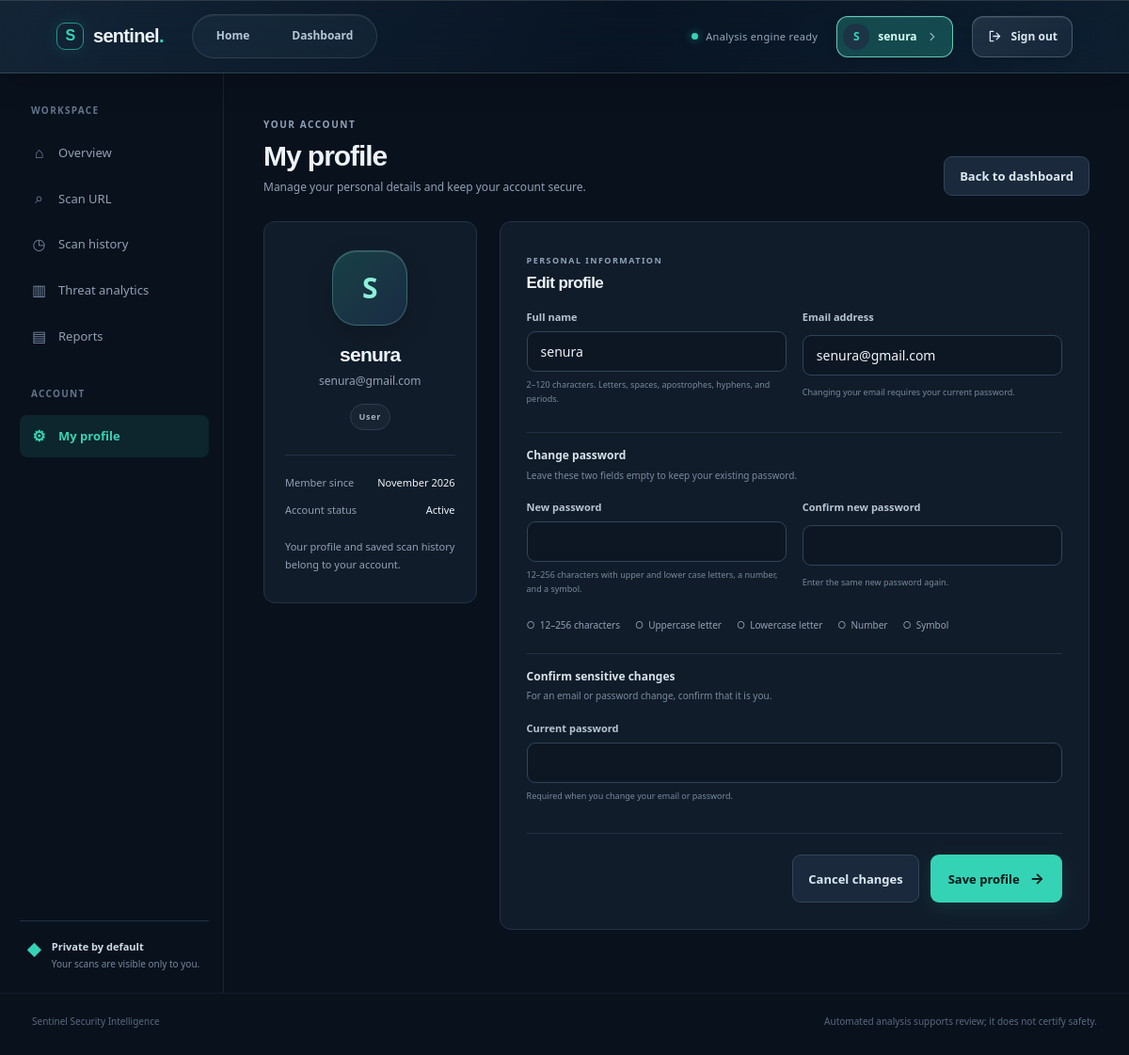
/account (signed in), run on the app's committed database.
### phishing_app/models.py (models this page shows, shortened)
class User(UserMixin, db.Model):
    __tablename__ = "users"
    id = db.Column(db.Integer, primary_key=True)
    full_name = db.Column(db.String(120), nullable=False)
    email = db.Column(db.String(254), nullable=False, unique=True, index=True)
    password_hash = db.Column(db.String(255), nullable=False)
    role = db.Column(db.String(20), nullable=False, default="user", index=True)
    is_active = db.Column(db.Boolean, nullable=False, default=True, index=True)
    email_verified = db.Column(db.Boolean, nullable=False, default=False)
    created_at = db.Column(db.DateTime(timezone=True), nullable=False, default=utcnow, index=True)
    updated_at = db.Column(db.DateTime(timezone=True), nullable=False, default=utcnow, onupdate=utcnow)
    last_login_at = db.Column(db.DateTime(timezone=True))
    scans = db.relationship("Scan", back_populates="user", lazy="dynamic")
    @property
    def is_admin(self) -> bool:
        return self.role == "admin"

### phishing_app/blueprints/main.py (the view, shortened to what this page needs)
@main_bp.route("/account", methods=["GET", "POST"])
@login_required
def account():
    form = AccountForm(obj=current_user)
    return render_template("account.html", form=form)

### phishing_app/forms.py
class AccountForm(FlaskForm):
    full_name = StringField("Full name", validators=[DataRequired(), valid_full_name])
    email = StringField("Email address", validators=[DataRequired(), valid_email])
    current_password = PasswordField("Current password", validators=[Length(max=256)])
    new_password = PasswordField("New password", validators=[Optional(), strong_password])
    confirm_password = PasswordField("Confirm new password", validators=[EqualTo("new_password", message="Passwords do not match.")])
    submit = SubmitField("Save changes")

### time_utils.py (called while the page is built)
def to_sri_lanka_time(value) -> datetime | None:
    if isinstance(value, str):
        try:
            value = datetime.fromisoformat(value.strip().replace('Z', '+00:00'))
        except ValueError:
            return None
    if not isinstance(value, datetime):
        return None
    if value.tzinfo is None:
        value = value.replace(tzinfo=timezone.utc)
    return value.astimezone(SRI_LANKA_TIME)

def format_sri_lanka_time(value, pattern='%d %b %Y, %I:%M %p', show_zone=True) -> str:
    local = to_sri_lanka_time(value)
    if local is None:
        return 'Unavailable'
    text = local.strftime(pattern)
    return f'{text} {TIMEZONE_LABEL}' if show_zone else text

### templates/account.html (shortened to what this page needs)
{% extends "base.html" %}
{% macro profile_field(field, hint='', input_type='text', autocomplete='', required=false, minlength=0, maxlength=256) %}
<div class="field">
  {{ field.label }}
  {{ field(type=input_type, autocomplete=autocomplete, required=required, minlength=minlength, maxlength=maxlength, aria_invalid='true' if field.errors else 'false', aria_describedby=field.id ~ '-hint ' ~ field.id ~ '-errors') }}
  <small id="{{ field.id }}-hint">{{ hint }}</small>
  <div id="{{ field.id }}-errors">{% for error in field.errors %}<span class="field-error">{{ error }}</span>{% endfor %}</div>
</div>
{% endmacro %}
{% block content %}
<div class="page-heading"><div><span class="section-kicker">YOUR ACCOUNT</span><h1>My profile</h1><p>Manage your personal details and keep your account secure.</p></div><a class="button button-secondary" href="{{ url_for('main.dashboard') }}">Back to dashboard</a></div>
<div class="profile-layout">
  <aside class="content-card profile-summary" aria-label="Your profile">
    <div class="profile-avatar" aria-hidden="true">{{ current_user.full_name[:1]|upper }}</div>
    <h2>{{ current_user.full_name }}</h2>
    <p class="profile-email">{{ current_user.email }}</p>
    <span class="status-pill muted-pill">{{ current_user.role|title }}</span>
    <dl class="profile-facts"><div><dt>Member since</dt><dd>{{ current_user.created_at|sl_time('%B %Y', false) }}</dd></div><div><dt>Account status</dt><dd>Active</dd></div></dl>
    <p class="profile-privacy">Your profile and saved scan history belong to your account.</p>
  </aside>
  <section class="content-card profile-editor">
    <div class="card-heading"><div><span class="section-kicker">PERSONAL INFORMATION</span><h2>Edit profile</h2></div></div>
    <form method="post" class="stack-form" id="profile-form" data-original-email="{{ current_user.email }}">
      <div class="form-grid">
        {{ profile_field(form.full_name, '2–120 characters. Letters, spaces, apostrophes, hyphens, and periods.', autocomplete='name', required=true, minlength=2, maxlength=120) }}
        {{ profile_field(form.email, 'Changing your email requires your current password.', input_type='email', autocomplete='email', required=true, maxlength=254) }}
      </div>
      <div class="form-divider"><span>Change password</span><small>Leave these two fields empty to keep your existing password.</small></div>
      <div class="form-grid">
        {{ profile_field(form.new_password, '12–256 characters with upper and lower case letters, a number, and a symbol.', input_type='password', autocomplete='new-password', minlength=12) }}
        {{ profile_field(form.confirm_password, 'Enter the same new password again.', input_type='password', autocomplete='new-password') }}
      </div>
      <ul class="password-requirements" aria-label="New password requirements">
        <li data-password-rule="length">12–256 characters</li><li data-password-rule="upper">Uppercase letter</li><li data-password-rule="lower">Lowercase letter</li><li data-password-rule="number">Number</li><li data-password-rule="symbol">Symbol</li>
      </ul>
      <div class="form-divider"><span>Confirm sensitive changes</span><small>For an email or password change, confirm that it is you.</small></div>
      {{ profile_field(form.current_password, 'Required when you change your email or password.', input_type='password', autocomplete='current-password') }}
      <div class="profile-actions"><a class="button button-secondary" href="{{ url_for('main.account') }}">Cancel changes</a><button class="button button-primary" type="submit">Save profile <span aria-hidden="true">→</span></button></div>
    </form>
  </section>
</div>
{% endblock %}

### templates/base.html (shortened to what this page needs)
<!doctype html>
<html lang="en">
<head>
    <link rel="stylesheet" href="{{ url_for('static', filename='style.css') }}">
    <link rel="stylesheet" href="{{ url_for('static', filename='components.css', v='risk-percentage-5') }}">
</head>
<body>
<header class="topbar">
    <div class="topbar-left">
    <a class="brand" href="{{ url_for('main.index') }}" aria-label="Sentinel home"><span class="brand-mark">S</span><span>sentinel<span class="brand-dot">.</span></span></a>
    <nav class="primary-nav" aria-label="Main navigation">
        <a href="{{ url_for('main.index') }}" {% if request.endpoint == 'main.index' %}class="active" aria-current="page"{% endif %}>Home</a>
        <a href="{{ url_for('main.dashboard') }}" {% if request.endpoint == 'main.dashboard' %}class="active" aria-current="page"{% endif %}>Dashboard</a>
    </nav>
    </div>
    {% if current_user.is_authenticated %}
    <div class="topbar-right">
        <span class="topbar-status" title="Analysis engine ready"><i aria-hidden="true"></i><span class="engine-status-label">Analysis engine ready</span><span class="sr-only engine-status-mobile">Analysis engine ready</span></span>
        <a class="user-pill profile-link nav-account-button {% if request.endpoint == 'main.account' %}profile-active{% endif %}" href="{{ url_for('main.account') }}" aria-label="Edit your profile" title="My profile" {% if request.endpoint == 'main.account' %}aria-current="page"{% endif %}><span class="avatar" aria-hidden="true">{{ current_user.full_name[:1]|upper }}</span><span class="profile-name">{{ current_user.full_name }}</span><svg class="profile-chevron" viewBox="0 0 16 16" fill="none" aria-hidden="true"><path d="m6 4 4 4-4 4" stroke="currentColor" stroke-width="1.5" stroke-linecap="round" stroke-linejoin="round"/></svg></a>
        <form action="{{ url_for('auth.logout') }}" method="post" class="inline-form"><input type="hidden" name="csrf_token" value="{{ csrf_token() }}"><button class="nav-account-button nav-signout-button" type="submit"><svg viewBox="0 0 20 20" fill="none" aria-hidden="true"><path d="M8 4H4v12h4m4-10 4 4-4 4m-4-4h8" stroke="currentColor" stroke-width="1.5" stroke-linecap="round" stroke-linejoin="round"/></svg><span>Sign out</span></button></form>
    </div>
    {% else %}
    <nav class="public-nav" aria-label="Account navigation"><a href="{{ url_for('auth.login') }}" class="nav-login">Log in</a><a href="{{ url_for('auth.register') }}" class="button button-small">Create account</a></nav>
    {% endif %}
</header>
{% set in_workspace = current_user.is_authenticated and request.endpoint not in ['main.index'] %}
{% if in_workspace %}
<div class="app-frame"><aside class="sidebar" aria-label="Workspace navigation"><div class="sidebar-label">WORKSPACE</div>
    <a class="side-link {% if request.endpoint == 'main.dashboard' %}active{% endif %}" href="{{ url_for('main.dashboard') }}"><span class="side-icon">⌂</span> Overview</a>
    <a class="side-link {% if request.endpoint == 'main.scan' %}active{% endif %}" href="{{ url_for('main.scan') }}"><span class="side-icon">⌕</span> Scan URL</a>
    <a class="side-link {% if request.endpoint in ['main.history','main.scan_detail'] %}active{% endif %}" href="{{ url_for('main.history') }}"><span class="side-icon">◷</span> Scan history</a>
    <a class="side-link {% if request.endpoint == 'main.analytics' %}active{% endif %}" href="{{ url_for('main.analytics') }}"><span class="side-icon">▥</span> Threat analytics</a>
    <a class="side-link {% if request.endpoint in ['main.reports','main.download_report'] %}active{% endif %}" href="{{ url_for('main.reports') }}"><span class="side-icon">▤</span> Reports</a>
    <div class="sidebar-label sidebar-label-lower">ACCOUNT</div><a class="side-link {% if request.endpoint == 'main.account' %}active{% endif %}" href="{{ url_for('main.account') }}"><span class="side-icon">⚙</span> My profile</a>
    <div class="sidebar-foot"><span class="shield-mini">◆</span><span><strong>Private by default</strong><small>Your scans are visible only to you.</small></span></div></aside>
{% endif %}
<main class="{% if in_workspace %}workspace-main{% else %}public-main{% endif %}">{% block content %}{% endblock %}</main>
{% if in_workspace %}</div>{% endif %}
<footer class="site-footer"><span>Sentinel Security Intelligence</span><span>Automated analysis supports review; it does not certify safety.</span></footer>
</body></html>

### data on the page
User: full_name "S", full_name "senura", email "senura@gmail.com", role "User", created_at|sl_time "November 2026"

### other printed values
{{ field.label }} "Full name Email address New password Confirm new password Current password"
